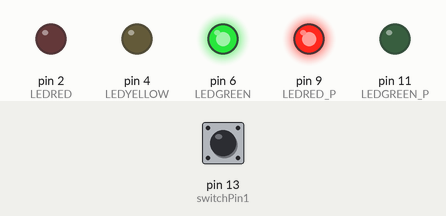
The sketch below on a simulated Arduino Uno, built with avr-gcc and run on an emulated ATmega328P. Shown: output pins drawn as LEDs (lit = HIGH). The inputs (shaded band) are chosen by the test bench; at power-on: pin 13 (switchPin1) HIGH.

Above: at 1.2 s.
1.3 s: pin 13 (switchPin1) pulled LOW for 0.15 s
At 2.6 s:
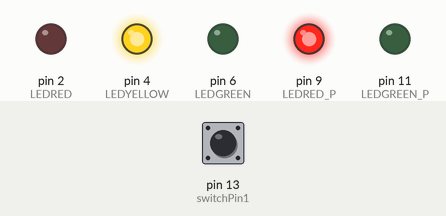
At 5.3 s:
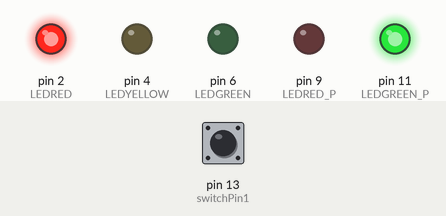
Timing chart, 0 to 16.8 s (numbered marks = the images above; inputs shaded):
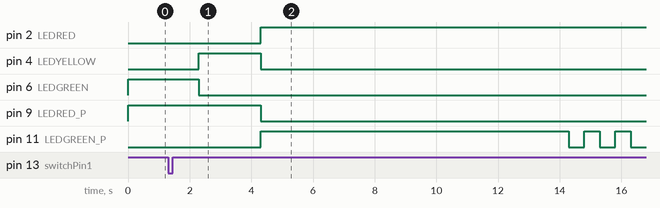

The sketch:

street_light.ino
```cpp
#define switchPin1 13
#define LEDRED_P 9
#define LEDGREEN_P 11
#define LEDRED 2
#define LEDGREEN 6
#define LEDYELLOW 4
char cont = 0;

void setup() {
  // put your setup code here, to run once:
pinMode(LEDGREEN_P,OUTPUT);
digitalWrite(LEDGREEN_P,LOW);
pinMode(LEDGREEN,OUTPUT);
digitalWrite(LEDGREEN, LOW);
pinMode(LEDRED_P, OUTPUT);
digitalWrite(LEDRED_P, LOW);
pinMode(LEDRED, OUTPUT);
digitalWrite(LEDRED, LOW);
pinMode(LEDYELLOW, OUTPUT);
digitalWrite(LEDYELLOW, LOW);
pinMode(switchPin1, INPUT_PULLUP);
}

void loop() {
  // put your main code here, to run repeatedly:
digitalWrite(LEDGREEN, HIGH);
digitalWrite(LEDRED_P, HIGH);

while (digitalRead(switchPin1) == HIGH);
  delay(1000);
  digitalWrite(LEDYELLOW, HIGH);
  digitalWrite(LEDGREEN,LOW);
  delay(2000);
  digitalWrite(LEDYELLOW, LOW);
  digitalWrite(LEDRED, HIGH);
  digitalWrite(LEDRED_P, LOW);
  digitalWrite(LEDGREEN_P, HIGH);
  delay(10000);

for (cont=0; cont<3; cont++) {
  digitalWrite(LEDGREEN_P, LOW);
  delay(500);
  digitalWrite(LEDGREEN_P, HIGH);
  delay(500);
}

digitalWrite(LEDGREEN_P, LOW);
digitalWrite(LEDRED_P, HIGH);
delay(1000);
digitalWrite(LEDRED, LOW);
digitalWrite(LEDGREEN, HIGH);
digitalWrite(LEDRED_P, HIGH);
}
```

Measured:
- after the input at 1.3 s, pin 2 (LEDRED): LOW → HIGH after 3.0 s; pin 4 (LEDYELLOW): LOW → HIGH after 1.0 s, → LOW 2.0 s later; pin 6 (LEDGREEN): HIGH → LOW after 1.0 s; pin 9 (LEDRED_P): HIGH → LOW after 3.0 s; pin 11 (LEDGREEN_P): LOW → HIGH after 3.0 s, then repeats every 1.0 s: LOW 0.50 s, HIGH 0.50 s
